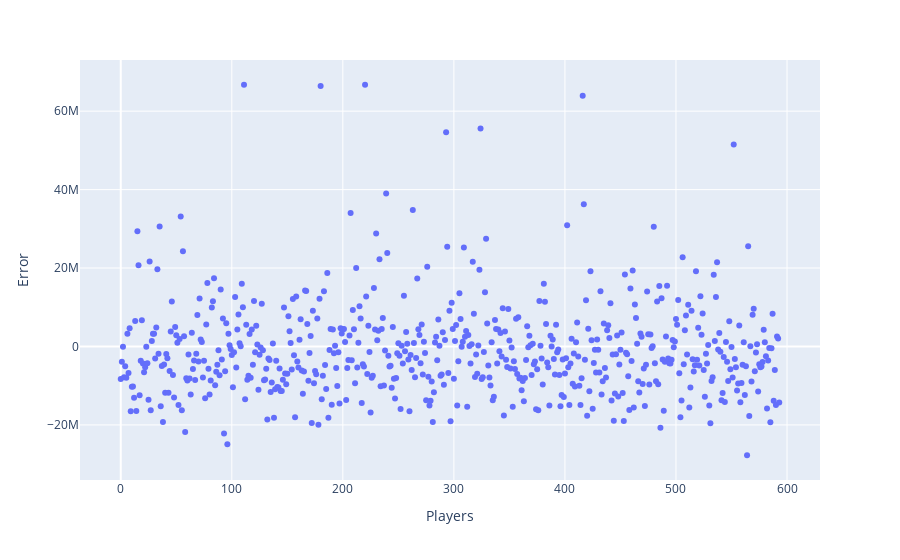

Notebook cell for this chart:
### Markdown cell above
**Graph Explanation:** The above graph visualizes the error in the ridge regression model for forwards. We can clearly see that the error is quite high, although the values are centered around 0 since the scale of player values is so high even a small difference can result in a high mean squared error. We can also clearly see that some are significantly higher than the other. For example player 420 has an error of 128 million.

### Code cell
mf_PCA_diff = y_test_mf - y_pred_mf
fig = px.scatter(x=range(len(mf_PCA_diff)), y=mf_PCA_diff, labels={"x": "Players", "y": "Error"})
fig.show()

### Figure 1 — Plotly figure (JSON) as saved in the notebook; plotly's stock layout.template omitted (floating-point values rounded to 4 significant figures; data arrays with more than 128 entries replaced by an {"elided": "..."} marker saying what was removed)
{"data": [{"hovertemplate": "Players=%{x}<br>Error=%{y}<extra></extra>", "legendgroup": "", "marker": {"color": "#636efa", "symbol": "circle"}, "mode": "markers", "name": "", "orientation": "v", "showlegend": false, "type": "scatter", "x": {"elided": "594 int values"}, "xaxis": "x", "y": {"elided": "594 float values"}, "yaxis": "y"}], "layout": {"legend": {"tracegroupgap": 0}, "margin": {"t": 60}, "xaxis": {"anchor": "y", "domain": [0, 1], "title": {"text": "Players"}}, "yaxis": {"anchor": "x", "domain": [0, 1], "title": {"text": "Error"}}}}
